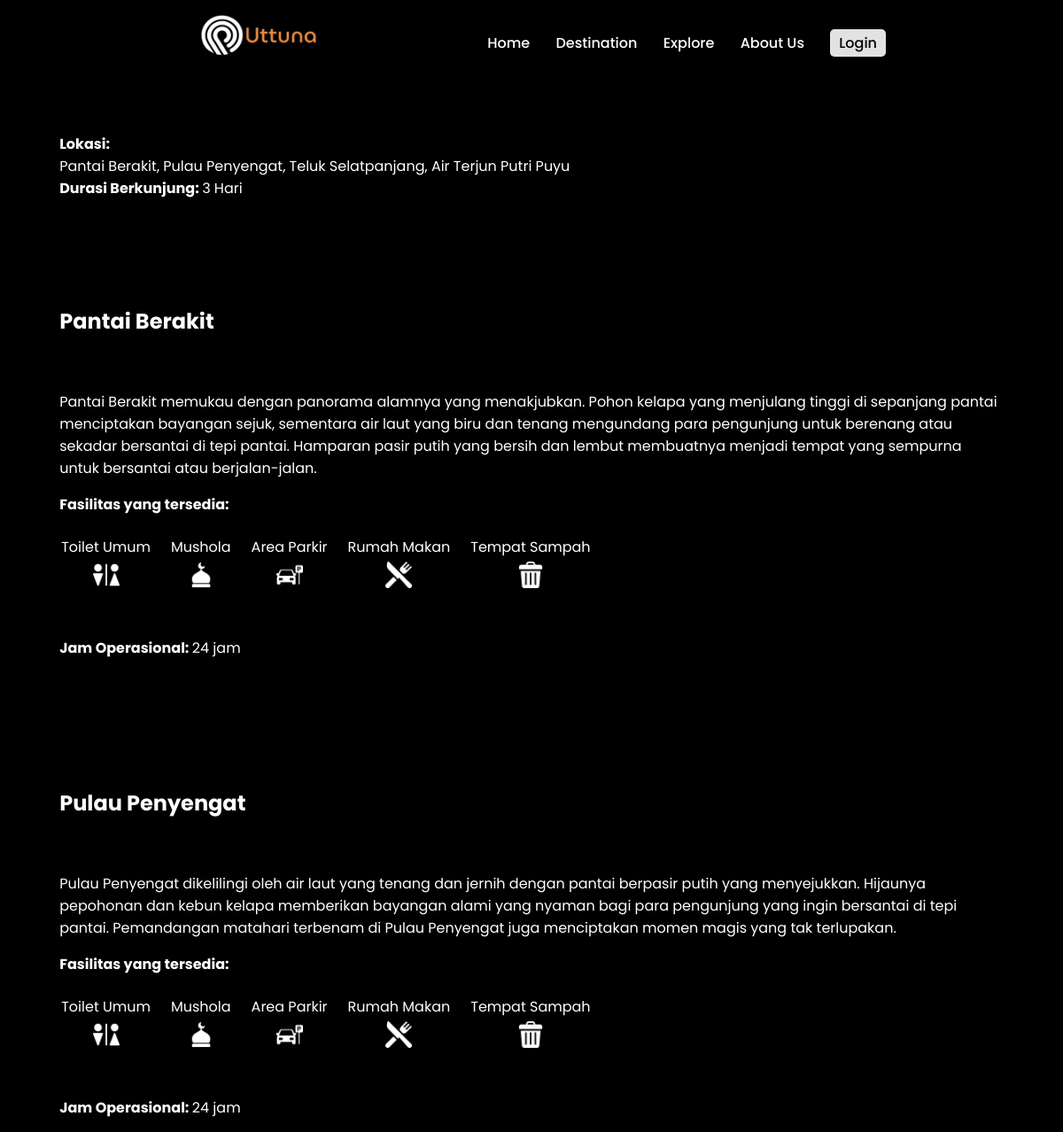
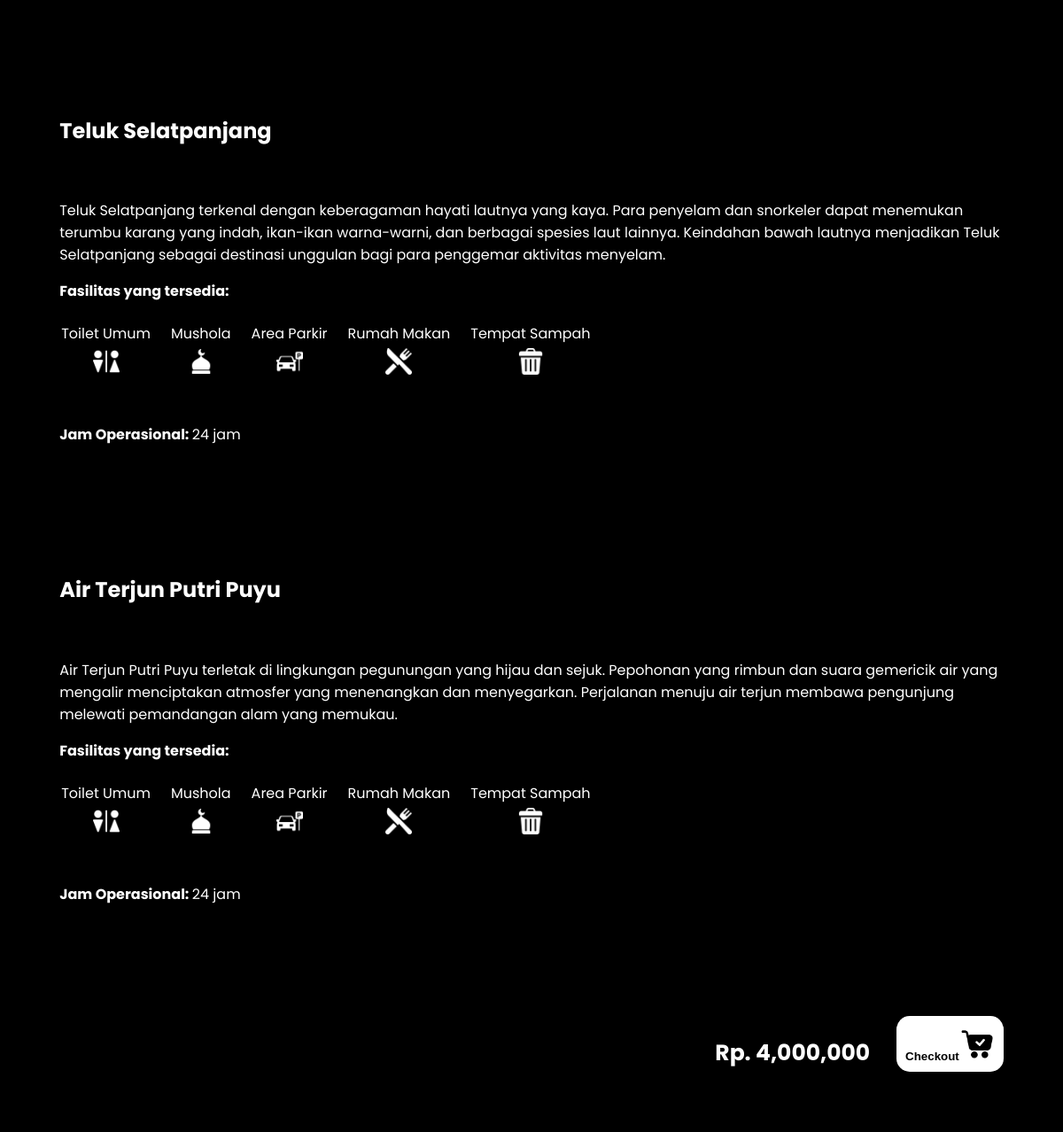
The app's page /isipaket.php?id=1 with its own data (2 pictures, top to bottom).
### tables this page shows
CREATE TABLE `paket_wisata` (
  `id_paket` int(4) NOT NULL,
  `jumlah_hari` int(2) NOT NULL,
  `harga_paket` int(11) NOT NULL,
  `destinasi1` int(4) DEFAULT NULL,
  `destinasi2` int(4) DEFAULT NULL,
  `destinasi3` int(4) DEFAULT NULL,
  `destinasi4` int(4) DEFAULT NULL,
  `destinasi5` int(4) DEFAULT NULL
);

CREATE TABLE `destinasi` (
  `id_destinasi` int(11) NOT NULL,
  `nama_destinasi` varchar(40) NOT NULL,
  `desk_destinasi` varchar(2000) NOT NULL,
  `foto_destinasi` varchar(100) NOT NULL
);

### fungsiPHP/check-isipaket.php (the view, shortened to what this page needs)
<?php
include "koneksi.php";
if (isset($_GET['id'])) {
    $id_paket = $_GET['id'];
    $query = "SELECT paket_wisata.*, destinasi1.nama_destinasi AS destinasi1, destinasi1.desk_destinasi AS desk_destinasi1, destinasi1.foto_destinasi AS foto1,
              destinasi2.nama_destinasi AS destinasi2, destinasi2.desk_destinasi AS desk_destinasi2, destinasi2.foto_destinasi AS foto2,
              destinasi3.nama_destinasi AS destinasi3, destinasi3.desk_destinasi AS desk_destinasi3, destinasi3.foto_destinasi AS foto3,
              destinasi4.nama_destinasi AS destinasi4, destinasi4.desk_destinasi AS desk_destinasi4, destinasi4.foto_destinasi AS foto4,
              destinasi5.nama_destinasi AS destinasi5, destinasi5.desk_destinasi AS desk_destinasi5, destinasi5.foto_destinasi AS foto5
              FROM paket_wisata
              LEFT JOIN destinasi destinasi1 ON paket_wisata.destinasi1 = destinasi1.id_destinasi
              LEFT JOIN destinasi destinasi2 ON paket_wisata.destinasi2 = destinasi2.id_destinasi
              LEFT JOIN destinasi destinasi3 ON paket_wisata.destinasi3 = destinasi3.id_destinasi
              LEFT JOIN destinasi destinasi4 ON paket_wisata.destinasi4 = destinasi4.id_destinasi
              LEFT JOIN destinasi destinasi5 ON paket_wisata.destinasi5 = destinasi5.id_destinasi
                WHERE paket_wisata.id_paket = $id_paket";
    $result = $conn->query($query);
    if ($result->num_rows > 0) {
        $row = $result->fetch_assoc();
        echo "<b>Lokasi: </b>";
        $destinasiArray = [
            $row["destinasi1"],
            $row["destinasi2"],
            $row["destinasi3"],
            $row["destinasi4"],
            $row["destinasi5"]
        ];
        $destinasiArray = array_filter($destinasiArray, function($value) {
            return $value !== null;
        });
        echo '<div class="lokasi">' . implode(", ", $destinasiArray). '</div>';
        echo "<b>Durasi Berkunjung: </b>";
        echo $row["jumlah_hari"] . " Hari<br><br><br><br><br>";
        for ($i = 1; $i <= 5; $i++) {
            $destinasiKey = "destinasi" . $i;
            $deskDestinasiKey = "desk_destinasi" . $i;
            if (!empty($row[$destinasiKey])) {
                echo '<div class="destinasi">';
                echo '<h2><b>' . $row[$destinasiKey] . '</b></h2>';
                echo '<p>' . $row[$deskDestinasiKey] . '</p>';
                echo '<div class="fasilitas">';
                echo '<b>Fasilitas yang tersedia: </b>';
                echo '<table>';
                echo '<tr>';
                echo '<td> Toilet Umum </td>';
                echo '<td> Mushola </td>';
                echo '<td> Area Parkir </td>';
                echo '<td> Rumah Makan </td>';
                echo '<td> Tempat Sampah </td>';
                echo '</tr>';
                echo '<tr>';
                echo '<td><img src="gambar/wc.png" alt="wc"></td>';
                echo '<td> <img src="gambar/mosque.png" alt="msc"></td>';
                echo '<td><img src="gambar/parked-car.png" alt="pk"></td>';
                echo '<td><img src="gambar/restaurant.png" alt="rs"></td>';
                echo '<td><img src="gambar/trash-can.png" alt="tc"></td>';
                echo '</tr>';
                echo '</table><br>';
                echo '</div>';
                echo '<b>Jam Operasional: </b>';
                echo '<span>24 jam</span><br><br>';
                echo '<br><br><br><br>';
                echo '</div>';
            }
        }
        echo '<div class="harga">';
        echo '<b>Rp. ' . number_format($row["harga_paket"]) . '</b>';
        echo '<button id="showPopupBtn"><b>Checkout</b><img src="gambar/check-it-out.png" alt=""></button>';
        echo '</div>';
    } else {
        echo "Paket wisata tidak ditemukan.";
    }
} else {
    echo "ID paket tidak ditemukan dalam parameter URL.";
}
?>

### CSS/isipaket.css (style rules this page uses)
:root { --white-color: #fff; --dark-color: #222; --body-bg-color: #fff; --section-bg-color: #202834; --navigation-item-hover-color: #637ea6; --text-shadow: 0 5px 25px rgba(0, 0, 0, 0.1); --box-shadow: 0 5px 25px rgba(0, 0, 0, 0.363); --scroll-bar-color: rgb(80, 80, 80); --scroll-thumb-color: #121212; --scroll-thumb-hover-color: #000000; }
body { background-color: black; font-family: "Poppins", sans-serif; color: white; }
.kepala, h2 { text-shadow: 4px 4px 10px rgba(0, 0, 0, 0.5); }
.destinasi { bottom: 10%; }
.fasilitas table { margin-top: 20px; margin-bottom: 20px; margin-left: -20px; }
.fasilitas td { text-align: center; padding-left: 20px; }
.fasilitas img { width: 30px; height: 30px; filter: invert(100%); }
.badan .harga { width: 100%; text-align: right; font-size: 25px; }
.harga button { margin-left: 30px; padding: 10px; border: none; border-radius: 15px; background-color: rgb(255, 255, 255); }
.harga img { width: 40px; height: auto; }

### records on screen
paket_wisata: jumlah_hari "3", destinasi1.nama_destinasi "Pantai Berakit", destinasi1.desk_destinasi "Pantai Berakit memukau dengan panorama alamnya yang menakjubkan. Pohon kelapa yang menjulang tinggi di sepanjang pantai menciptakan bayangan sejuk, sementara air laut yang biru dan tenang mengundang para pengunjung untuk berenang atau sekadar bersantai di tepi pantai. Hamparan pasir putih yang bersih dan lembut membuatnya menjadi tempat yang sempurna untuk bersantai atau berjalan-jalan.", destinasi2.nama_destinasi "Pulau Penyengat", destinasi2.desk_destinasi "Pulau Penyengat dikelilingi oleh air laut yang tenang dan jernih dengan pantai berpasir putih yang menyejukkan. Hijaunya pepohonan dan kebun kelapa memberikan bayangan alami yang nyaman bagi para pengunjung yang ingin bersantai di tepi pantai. Pemandangan matahari terbenam di Pulau Penyengat juga menciptakan momen magis yang tak terlupakan.", destinasi3.nama_destinasi "Teluk Selatpanjang", destinasi3.desk_destinasi "Teluk Selatpanjang terkenal dengan keberagaman hayati lautnya yang kaya. Para penyelam dan snorkeler dapat menemukan terumbu karang yang indah, ikan-ikan warna-warni, dan berbagai spesies laut lainnya. Keindahan bawah lautnya menjadikan Teluk Selatpanjang sebagai destinasi unggulan bagi para penggemar aktivitas menyelam.", destinasi4.nama_destinasi "Air Terjun Putri Puyu", destinasi4.desk_destinasi "Air Terjun Putri Puyu terletak di lingkungan pegunungan yang hijau dan sejuk. Pepohonan yang rimbun dan suara gemericik air yang mengalir menciptakan atmosfer yang menenangkan dan menyegarkan. Perjalanan menuju air terjun membawa pengunjung melewati pemandangan alam yang memukau.", harga_paket "4,000,000"

### other values on screen
implode(", ", $destinasiArray) "Pantai Berakit, Pulau Penyengat, Teluk Selatpanjang, Air Terjun Putri Puyu"
